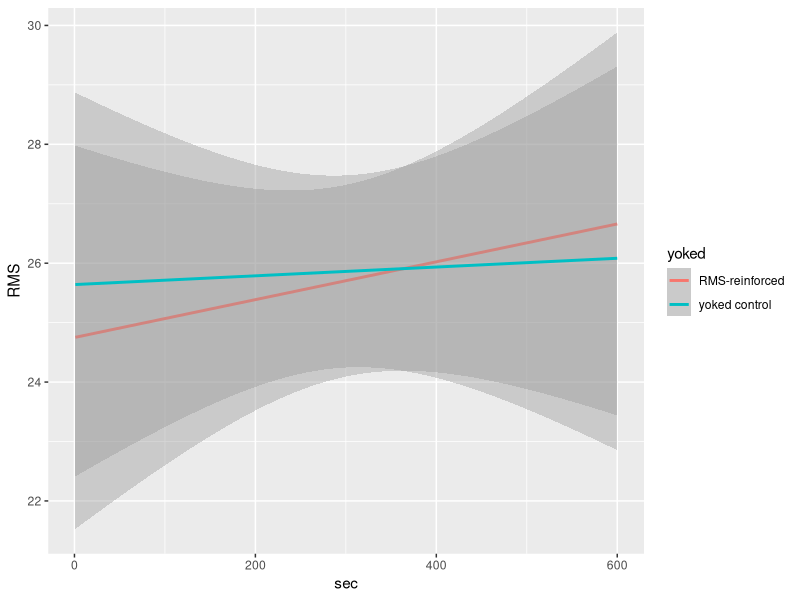

R code for this plot: (Note: this script raises an error after producing the figure.)
library(lme4)
library(lmerTest)
library(ggplot2)

setwd('/Users/Bubba/Desktop/COGS195/Github/RattleNN/RattleResults')
rattledata = read.csv('data.csv')
colnames(rattledata) = c("run","yoked","sec","RMS","f")
rattledata$yoked[rattledata$yoked==0] = "RMS-reinforced"
rattledata$yoked[rattledata$yoked==1] = "yoked control"

rattlelm = lmer(scale(RMS) ~ (1|run) + yoked + scale(sec) + yoked*scale(sec), data = rattledata)
summary(rattlelm)

qplot(sec,RMS,data=rattledata,geom=c("smooth"),method ="lm",formula=y~x,color=yoked)
quartz.save("rattleresults.pdf",type="pdf")

plot(rattledata$f,rattledata$RMS,xlab="f",ylab="RMS")
quartz.save("RMSvsf.pdf",type="pdf")
